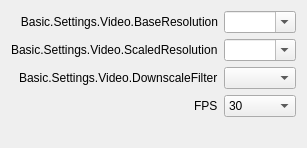
       <widget class="QWidget" name="videoPage">
        <layout class="QFormLayout" name="formLayout_3">
         <property name="fieldGrowthPolicy">
          <enum>QFormLayout::AllNonFixedFieldsGrow</enum>
         </property>
         <property name="labelAlignment">
          <set>Qt::AlignRight|Qt::AlignTrailing|Qt::AlignVCenter</set>
         </property>
         <item row="0" column="0">
          <widget class="QLabel" name="label_8">
           <property name="minimumSize">
            <size>
             <width>170</width>
             <height>0</height>
            </size>
           </property>
           <property name="text">
            <string>Basic.Settings.Video.BaseResolution</string>
           </property>
           <property name="alignment">
            <set>Qt::AlignRight|Qt::AlignTrailing|Qt::AlignVCenter</set>
           </property>
           <property name="buddy">
            <cstring>baseResolution</cstring>
           </property>
          </widget>
         </item>
         <item row="0" column="1">
          <widget class="QComboBox" name="baseResolution">
           <property name="editable">
            <bool>true</bool>
           </property>
           <property name="currentText">
            <string notr="true"/>
           </property>
           <property name="duplicatesEnabled">
            <bool>false</bool>
           </property>
           <property name="frame">
            <bool>true</bool>
           </property>
          </widget>
         </item>
         <item row="1" column="0">
          <widget class="QLabel" name="label_10">
           <property name="text">
            <string>Basic.Settings.Video.ScaledResolution</string>
           </property>
           <property name="buddy">
            <cstring>outputResolution</cstring>
           </property>
          </widget>
         </item>
         <item row="1" column="1">
          <widget class="QComboBox" name="outputResolution">
           <property name="editable">
            <bool>true</bool>
           </property>
           <property name="currentText">
            <string notr="true"/>
           </property>
          </widget>
         </item>
         <item row="2" column="0">
          <widget class="QLabel" name="label_11">
           <property name="text">
            <string>Basic.Settings.Video.DownscaleFilter</string>
           </property>
           <property name="buddy">
            <cstring>downscaleFilter</cstring>
           </property>
          </widget>
         </item>
         <item row="2" column="1">
          <widget class="QComboBox" name="downscaleFilter">
           <property name="enabled">
            <bool>true</bool>
           </property>
          </widget>
         </item>
         <item row="3" column="0">
          <widget class="QLabel" name="label_10">
           <property name="text">
            <string>FPS</string>
           </property>
           <property name="buddy">
            <cstring>fps</cstring>
           </property>
          </widget>
         </item>
         <item row="3" column="1">
          <widget class="QComboBox" name="fpsCommon">
           <property name="currentText">
            <string notr="true">30</string>
           </property>
           <property name="currentIndex">
            <number>3</number>
           </property>
           <item>
            <property name="text">
             <string notr="true">10</string>
            </property>
           </item>
           <item>
            <property name="text">
             <string notr="true">20</string>
            </property>
           </item>
           <item>
            <property name="text">
             <string notr="true">29.97</string>
            </property>
           </item>
           <item>
            <property name="text">
             <string notr="true">30</string>
            </property>
           </item>
           <item>
            <property name="text">
             <string notr="true">48</string>
            </property>
           </item>
           <item>
            <property name="text">
             <string notr="true">59.94</string>
            </property>
           </item>
           <item>
            <property name="text">
             <string notr="true">60</string>
            </property>
           </item>
          </widget>
         </item>
         <item row="4" column="1">
          <widget class="QLabel" name="videoMsg">
           <property name="sizePolicy">
            <sizepolicy hsizetype="Preferred" vsizetype="Expanding">
             <horstretch>0</horstretch>
             <verstretch>0</verstretch>
            </sizepolicy>
           </property>
           <property name="styleSheet">
            <string notr="true">color: rgb(255, 0, 4);</string>
           </property>
           <property name="text">
            <string notr="true"/>
           </property>
           <property name="wordWrap">
            <bool>true</bool>
           </property>
          </widget>
         </item>
        </layout>
       </widget>
